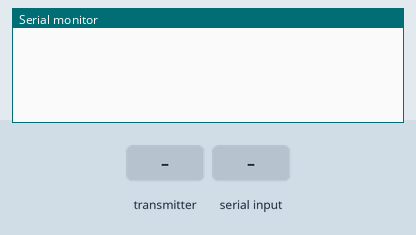
The sketch below on a simulated ESP32. Parts: the last lines printed to the serial monitor. The inputs (shaded band) are chosen by the test bench.

Above: at 1.2 s.
1.3 s: the transmitter starts sending userName = 0
At 1.61 s:
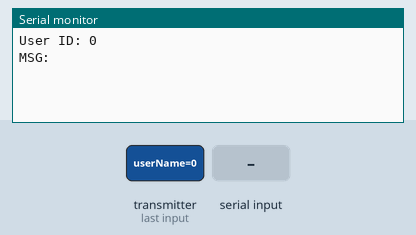
2.8 s: "1\n" received over Serial
At 3.11 s:
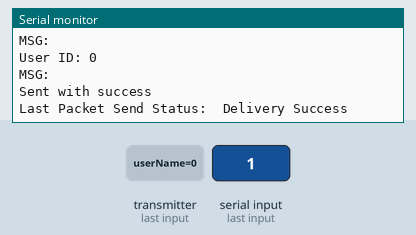
4.3 s: the transmitter starts sending message = 0
At 4.61 s:
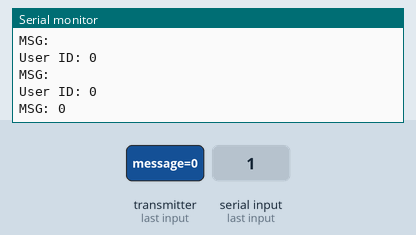
5.8 s: the transmitter starts sending message = 1
At 6.11 s:
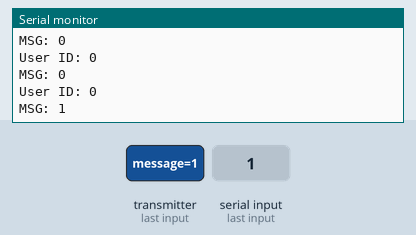

Measured:
- after the input at 1.3 s, the serial monitor: prints a new line at once (image 1)
- after the input at 2.8 s, the serial monitor: prints a new line at once (image 2)
- after the input at 4.3 s, the serial monitor: prints a new line at once (image 3)
- after the input at 5.8 s, the serial monitor: prints a new line at once (image 4)

The sketch:

getAddrMAC.ino
```cpp
#include <esp_now.h>
#include <WiFi.h>

// 3c:84:27:e6:5f:94

uint8_t broadcastAddress[] = {0x7c, 0xdf, 0xa1, 0xee, 0xdc, 0xec};

typedef struct struct_message {
    char userName[50];
    char message[150];
} struct_message;

struct_message incomingMessage;
struct_message sendMessage;

esp_now_peer_info_t peerInfo;

void OnDataSent(const uint8_t *mac_addr, esp_now_send_status_t status) {
  Serial.print("\r\nLast Packet Send Status:\t");
  Serial.println(status == ESP_NOW_SEND_SUCCESS ? "Delivery Success" : "Delivery Fail");

}
void OnDataRecv(const uint8_t * mac, const uint8_t *incomingData, int len) {
  memcpy(&incomingMessage, incomingData, len);
  //Serial.print("Bytes received: ");
  //Serial.println(len);
  Serial.print("User ID: ");
  Serial.println(incomingMessage.userName);
  Serial.print("MSG: ");
  Serial.println(incomingMessage.message);
  Serial.println();
}

void setup() {
  Serial.begin(115200);

  WiFi.mode(WIFI_STA);

  if (esp_now_init() != ESP_OK) {
    Serial.println("Error initializing ESP-NOW");
    return;
  }

  esp_now_register_send_cb(OnDataSent);

  memcpy(peerInfo.peer_addr, broadcastAddress, 6);
  peerInfo.channel = 0;
  peerInfo.encrypt = false;

  if (esp_now_add_peer(&peerInfo) != ESP_OK){
    Serial.println("Failed to add peer");
    return;
  }
  esp_now_register_recv_cb(esp_now_recv_cb_t(OnDataRecv));

  strcpy(sendMessage.userName, "Nigga");
  strcpy(sendMessage.message, "HEHEHAHA");
}

void loop() {
  if (Serial.available() > 0) {
        String inputMessage = Serial.readStringUntil('\n');
        inputMessage.toCharArray(sendMessage.message, sizeof(sendMessage.message));

        esp_err_t result = esp_now_send(broadcastAddress, (uint8_t *)&sendMessage, sizeof(sendMessage));

        if (result == ESP_OK) {
            Serial.println("Sent with success");
        } else {
            Serial.println("Error sending the data");
        }
    }
    delay(100);
}
```
